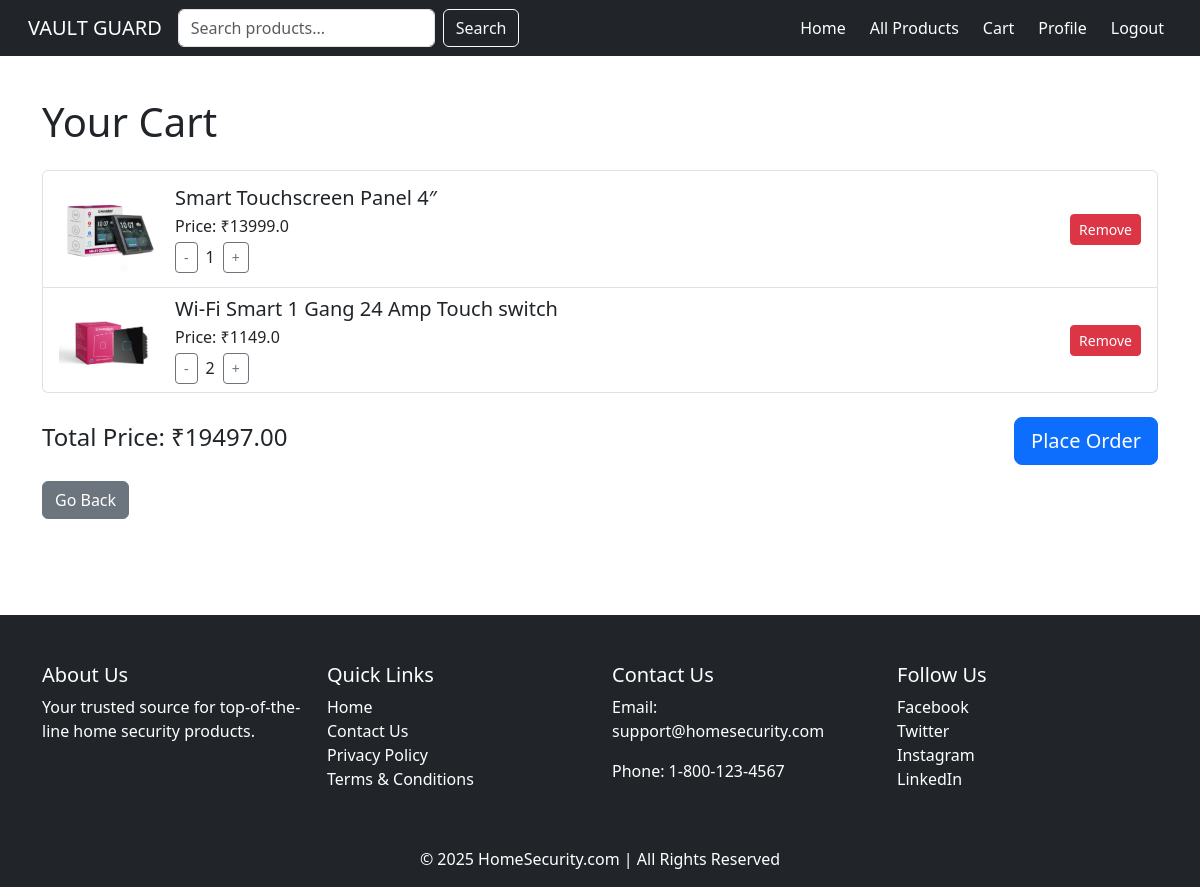
The page /cart/ (signed in) on the database its author committed.
### app/models.py (models this page shows, shortened)
class CartItem(models.Model):
    cart = models.ForeignKey(Cart, related_name='items', on_delete=models.CASCADE)
    product = models.ForeignKey(Product, on_delete=models.CASCADE)
    quantity = models.PositiveIntegerField(default=1)
    def get_total_price(self):
        return self.product.price * self.quantity

class Product(models.Model):
    name = models.CharField(max_length=255)
    price = models.FloatField()
    offerprice = models.FloatField(blank=True, null=True)
    description = models.TextField()
    category = models.CharField(max_length=100, choices=CATEGORY_CHOICES)
    warranty = models.CharField(max_length=100, blank=True, null=True)
    stock = models.PositiveIntegerField(default=1)
    image = models.ImageField(upload_to='product_images/', blank=True, null=True)

### app/views.py (the view)
# urls.py: path('cart/', views.cart_view, name='cart_view'),
@login_required(login_url='login')
def cart_view(request):
    cart = Cart.objects.filter(user=request.user).first()
    cart_items = cart.items.all() if cart else []
    total_price = sum(item.get_total_price() for item in cart_items)
    return render(request, 'cart.html', {'cart_items': cart_items, 'total_price': total_price})

### templates/cart.html (shortened to what this page needs)
{% load static %}
<!DOCTYPE html>
<html lang="en">
<head>
    <link rel="stylesheet" href="{% static 'css/cart.css' %}">
    <link href="https://cdn.jsdelivr.net/npm/bootstrap@5.3.3/dist/css/bootstrap.min.css" rel="stylesheet">
</head>
<body>
<header class="navbar navbar-expand-lg navbar-dark bg-dark px-3 fixed-top">
    <div class="container-fluid">
        <a class="navbar-brand" href="#">VAULT GUARD</a>
        <div class="collapse navbar-collapse justify-content-between" id="navbarNav">
            <form class="d-flex me-auto" method="GET" action="{% url 'search_results' %}">
                <input class="form-control me-2" type="text" name="q" placeholder="Search products..." required>
                <button class="btn btn-outline-light" type="submit">Search</button>
            </form>
            <ul class="navbar-nav ms-3 gap-2">
                <li class="nav-item"><a class="nav-link text-white" href="{% url 'index' %}">Home</a></li>
                <li class="nav-item"><a class="nav-link text-white" href="{% url 'product_list' %}">All Products</a></li>
                <li class="nav-item"><a class="nav-link text-white" href="{% url 'cart_view' %}">Cart</a></li>
                <li class="nav-item"><a class="nav-link text-white" href="{% url 'profile' %}">Profile</a></li>
                {% if user.is_authenticated %}
                    <li class="nav-item"><a class="nav-link text-white" href="{% url 'logout' %}">Logout</a></li>
                {% else %}
                    <li class="nav-item"><a class="nav-link text-white" href="{% url 'userlogin' %}">Login</a></li>
                {% endif %}
            </ul>
        </div>
    </div>
</header>
<div class="container my-5 cart-container">
    <h1 class="mb-4">Your Cart</h1>
    {% if cart_items %}
    <ul class="list-group">
        {% for item in cart_items %}
        <li class="list-group-item d-flex align-items-center justify-content-between flex-wrap">
            <div class="d-flex align-items-center gap-3">
                <img src="{{ item.product.image.url }}" alt="{{ item.product.name }}" class="img-fluid" style="max-width: 100px;">
                <div>
                    <h5 class="mb-1">{{ item.product.name }}</h5>
                    <p class="mb-1">Price: ₹{{ item.product.offerprice }}</p>
                    <div class="d-flex align-items-center gap-2">
                        <form method="post" action="{% url 'decrement_cart' item.id %}">
                            <button type="submit" class="btn btn-sm btn-outline-secondary">-</button>
                        </form>
                        <span>{{ item.quantity }}</span>
                        <form method="post" action="{% url 'increment_cart' item.id %}">
                            <button type="submit" class="btn btn-sm btn-outline-secondary">+</button>
                        </form>
                    </div>
                </div>
            </div>
            <form method="post" action="{% url 'delete_cart_item' item.id %}">
                <button type="submit" class="btn btn-danger btn-sm">Remove</button>
            </form>
        </li>
        {% endfor %}
    </ul>
    <div class="mt-4 d-flex justify-content-between align-items-center">
        <h4>Total Price: ₹{{ total_price|floatformat:2 }}</h4>
        <a href="{% url 'checkout' %}" class="btn btn-primary btn-lg">Place Order</a>
    </div>
    <a href="{% url 'product_list' %}" class="btn btn-secondary mt-3">Go Back</a>
    {% else %}
    <div class="cart-empty">
        <p>Your cart is empty.</p>
        <a href="{% url 'product_list' %}" class="btn btn-secondary">Go Back</a>
    </div>
    {% endif %}
</div>
<footer class="bg-dark text-white pt-5 pb-3 mt-5">
    <div class="container">
      <div class="row">
        <div class="col-md-3 mb-3">
          <h5>About Us</h5>
          <p>Your trusted source for top-of-the-line home security products.</p>
        </div>
        <div class="col-md-3 mb-3">
          <h5>Quick Links</h5>
          <ul class="list-unstyled">
            <li><a href="/" class="text-white text-decoration-none">Home</a></li>
            <li>Contact Us</a></li>
            <li>Privacy Policy</a></li>
            <li>Terms & Conditions</a></li>
          </ul>
        </div>
        <div class="col-md-3 mb-3">
          <h5>Contact Us</h5>
          <p>Email: support@homesecurity.com</p>
          <p>Phone: 1-800-123-4567</p>
        </div>
        <div class="col-md-3 mb-3">
          <h5>Follow Us</h5>
          <ul class="list-unstyled">
            <li><a href="https://facebook.com/homesecurity" class="text-white text-decoration-none">Facebook</a></li>
            <li><a href="https://twitter.com/homesecurity" class="text-white text-decoration-none">Twitter</a></li>
            <li><a href="https://instagram.com/homesecurity" class="text-white text-decoration-none">Instagram</a></li>
            <li><a href="https://linkedin.com/company/homesecurity" class="text-white text-decoration-none">LinkedIn</a></li>
          </ul>
        </div>
      </div>
      <div class="text-center mt-4">
        <p class="mb-0">&copy; 2025 HomeSecurity.com | All Rights Reserved</p>
      </div>
    </div>
  </footer>
</body>
</html>

### templates/cart.html (style rules this page uses)
body { padding-top: 50px; display: flex; flex-direction: column; min-height: 100vh; }
.container { flex: 1; }
footer { margin-top: auto; }

### rows shown on the page
CartItem: product.image (picture), product.name "Smart Touchscreen Panel 4″", product.offerprice "13999.0", quantity "1"
CartItem: product.image (picture), product.name "Wi-Fi Smart 1 Gang 24 Amp Touch switch", product.offerprice "1149.0", quantity "2"

### other values the page prints
{{ total_price|floatformat:2 }} "19497.00"
